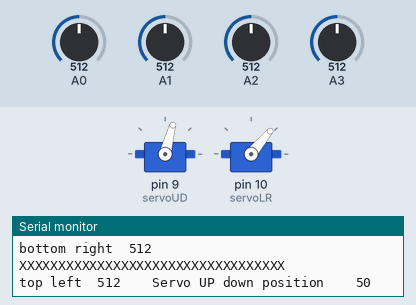
Bench run of a sketch on a simulated Arduino Uno, built with avr-gcc and run on an emulated ATmega328P. Parts: 2 × servo, the last lines printed to the serial monitor. The inputs (shaded band) are chosen by the test bench; at power-on: A0 = 512, A1 = 512, A2 = 512, A3 = 512.

Above: at 1.2 s.
1.3 s: A0 set to 655
4.3 s: A0 set to 678
At 4.59 s:
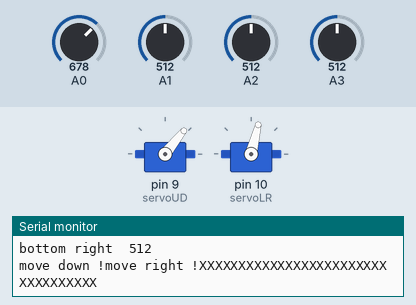
7.3 s: A1 set to 535
At 7.73 s:
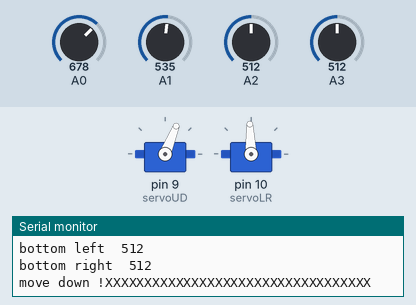
10.3 s: A2 set to 532
At 10.7 s:
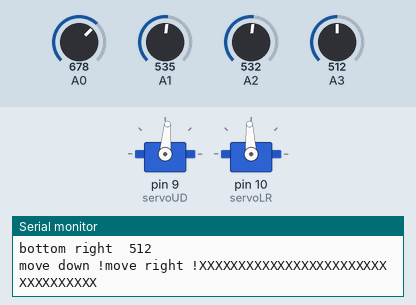
13.3 s: A3 set to 992
16.3 s: A1 set to 716
At 18.7 s:
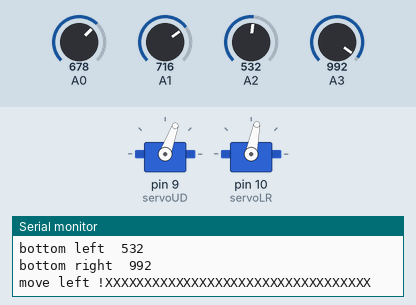
Timing chart, 0 to 27.2 s (numbered marks = the images above; inputs shaded):
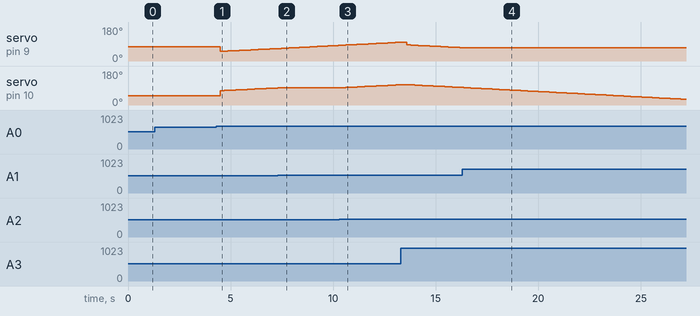

The sketch:

MainProgram.ino
```cpp
#include <Servo.h>

//holds the average of the readings from groupings of 2 sensors
int a_top;
int b_bottom;
int c_left;
int d_right;

//holds the difference between the reading from the top 2 sensors and bottom 2 sensors
int topVbottom;
//holds the difference between the reading from the left 2 sensnors and the right 2 sensors
int leftVright;

//holds the value of when a the servo should move or not move
const int threshold = 75;

//names attached to servos so that I can address them easier
Servo servoLR;
Servo servoUD;

//minimum and maximum values for the horizontal and vertical servos that define range of motion
int minServLR = 0;
int maxServLR = 145;
int minServUD = 5;
int maxServUD = 85;

//holds the variable on how much to move the servo, 1 = 1 degree movement
int defMove = 1;

//holds the location last written to the servo
int lastUDwrite;
int lastLRwrite;

//variables to hold the readings from the left top (a_lt), right top (b_rt), left bottom (c_lb) and right bottom (d_rb) sensors
int a_lt;
int b_rt;
int c_lb;
int d_rb;

//a delay to that is used by the arduino to control the speed of the servos
int delayT=5;

void setup()
{
  Serial.begin(9600); // Set up connection back to the computer to output useful data
  servoUD.attach(9);  // Set up down servo to digital pin 9 - yellow
  servoLR.attach(10);  // Set left right servo to digital pin 10 - orange
  homePosition();
}

void loop()
{
  //Takes reading form sensors
  a_lt = analogRead(0); //Orange
  b_rt = analogRead(1); //Green
  c_lb = analogRead(2); //Yellow
  d_rb = analogRead(3); //Purple

  //Averages the readings from groups of sensors. Top, bottom, left and right.
  a_top = (a_lt + b_rt)/2;
  b_bottom = (c_lb+d_rb)/2;
  c_left = (a_lt + c_lb)/2;
  d_right = (b_rt + d_rb)/2;


//Prints useful information about the individual sensor readings and the last position of the servos
  Serial.print("XXXXXXXXXXXXXXXXXXXXXXXXXXXXXXXXXX\n");
  Serial.print("top left\t");
  Serial.print(a_lt);
  Serial.print("\t\tServo UP down position\t\t");
  Serial.println(lastUDwrite);

  Serial.print("top right\t");
  Serial.print(b_rt);
  Serial.print("\t\tServo left right position\t");
  Serial.println(lastLRwrite);
  Serial.print("bottom left\t");
  Serial.print(c_lb);
  Serial.print("\nbottom right\t");
  Serial.println(d_rb);
  delay(delayT);


  //Difference between top and bottom, the converted to an absolute number
  topVbottom = a_top-b_bottom;
  topVbottom = abs(topVbottom);

  //Difference between left and right, then converted to an absolute number
  leftVright = c_left-d_right;
  leftVright = abs(leftVright);

  //Top vs. bottom comparison
  if (topVbottom > threshold){
    delay(delayT);
    if (a_top < b_bottom && topVbottom>threshold){
      moveUp();
      Serial.print("move up !");
      delay(delayT);
    }
    if (a_top > b_bottom && topVbottom>threshold){
      moveDown();
      Serial.print("move down !");
      delay(delayT);
    }
  }

  //Left vs. right comparison
  if (leftVright > threshold){
    delay(delayT);
    if (c_left < d_right && leftVright>threshold){
      moveLeft();
      Serial.print("move left !");
      delay(delayT);
    }
    if (c_left > d_right && leftVright>threshold){
      moveRight();
      Serial.print("move right !");
      delay(delayT);
    }
  }
}

//A safe position to start and stop the servos at
void homePosition() {
  servoLR.write(50);
  servoUD.write(75);
  lastUDwrite = 50;
  lastLRwrite = 75;
}

//Moves the up down servo up
void moveUp(){
  lastUDwrite = lastUDwrite - defMove;

  if (lastUDwrite >= maxServUD){
    lastUDwrite = maxServUD;
  }

  servoUD.write(lastUDwrite);
}

//Moves the up down servo down
void moveDown(){
  lastUDwrite = lastUDwrite + defMove;

  if (lastUDwrite <= minServUD){
    lastUDwrite = minServUD;
  }

  servoUD.write(lastUDwrite);
}

//Moves the left right servo down
void moveLeft(){
  lastLRwrite = lastLRwrite - defMove;

  if (lastLRwrite >= maxServLR){
    lastLRwrite = maxServLR;
  }

  servoLR.write(lastLRwrite);
}

//Moves the left right servo down
void moveRight(){
  lastLRwrite = lastLRwrite + defMove;

  if (lastLRwrite < minServLR){
    lastLRwrite = minServLR;
  }

  servoLR.write(lastLRwrite);
}
```

Measured:
- the behaviour switches between 663 and 664 on A0 (found by bisection; images 0 and 1)
- the behaviour switches between 527 and 528 on A1 (found by bisection; images 1 and 2)
- the behaviour switches between 519 and 520 on A2 (found by bisection; images 2 and 3)
- after the input at 4.3 s, servo on pin 9 (servoUD): 75° → 51° after 0.19 s, → 52° 0.19 s later, → 53° 0.19 s later, → 54° 0.19 s later, … (16 changes in this stretch); servo on pin 10 (servoLR): moves from 50° to 91° over 2.8 s, starting after 0.20 s
- after the input at 7.3 s, servo on pin 10 (servoLR): goes on until 7.5 s, then stays 92°
- after the input at 10.3 s, servo on pin 10 (servoLR): moves from 92° to 107° over 2.6 s, starting after 0.31 s
- after the input at 16.3 s, servo on pin 9 (servoUD): goes on until 16.3 s, then stays 70°
